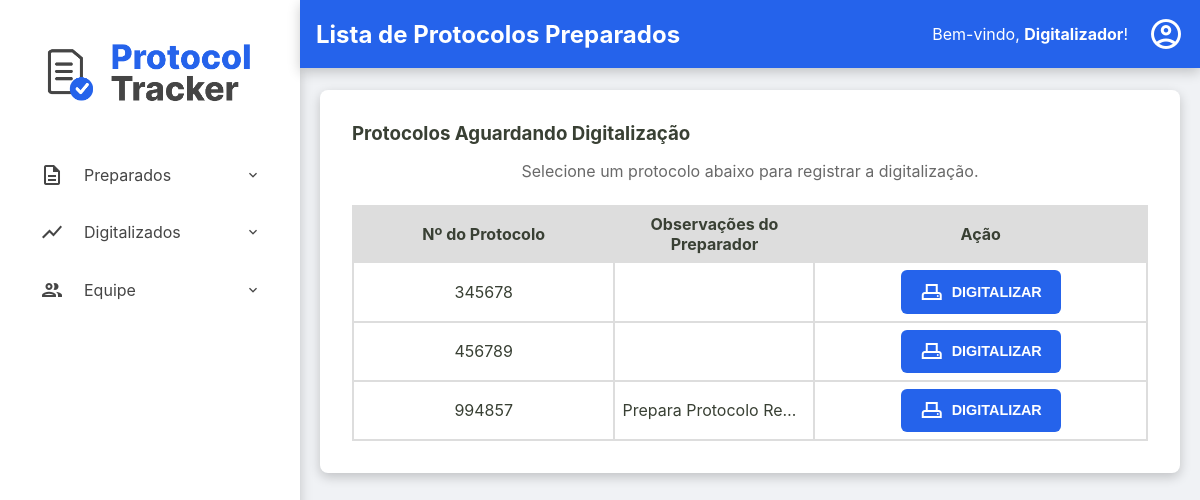
Page /digitalizadores/preparados (signed in) on the earlier database version.
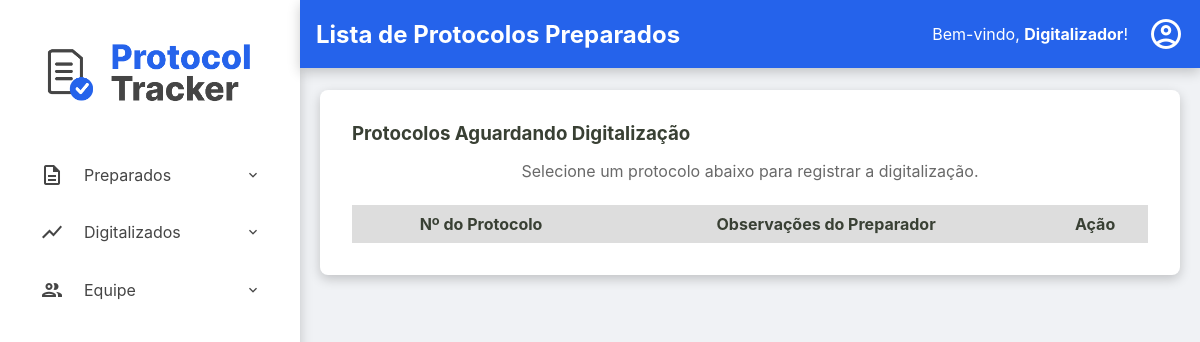
Same page on the later database version.
### tables this page shows
CREATE TABLE protocolos (
    id TEXT PRIMARY KEY,
    id_remessa TEXT NOT NULL,
    numero_protocolo TEXT NOT NULL UNIQUE,
    data_preparacao TEXT NULL,
    id_preparador INTEGER NULL,
    data_digitalizacao TEXT NULL,
    id_digitalizador INTEGER NULL,
    status TEXT NOT NULL DEFAULT 'RECEBIDO',
    quantidade_paginas INTEGER NULL CHECK (quantidade_paginas >= 0),
    observacoes TEXT NULL,
    FOREIGN KEY (id_remessa) REFERENCES remessas (id),
    FOREIGN KEY (id_preparador) REFERENCES usuarios (id),
    FOREIGN KEY (id_digitalizador) REFERENCES usuarios (id)
  );

### src/Controller/ProtocoloController.php (called while the page is built, shortened)
<?php
class ProtocoloController
{
    public function digitalizadores_listaPreparados()
    {
        try {
            $listaProtocolosPreparados = $this->protocoloRepository->findByStatus('PREPARADO');
            require __DIR__ . '/../../templates/digitalizadores/preparados.php';
        } catch (Exception $e) {
            $this->home($e->getMessage());
        }
    }
}

### src/Repository/ProtocoloRepository.php (called while the page is built, shortened)
<?php
class ProtocoloRepository implements ProtocoloRepositoryInterface
{
    private PDO $connection;
    public function __construct(PDO $connection)
    {
        $this->connection = $connection;
    }
    public function findByStatus(string $status): array
    {
        $sqlQuery = "SELECT * FROM protocolos WHERE status = :status;";
        $stmt = $this->connection->prepare($sqlQuery);
        $stmt->bindValue(':status', $status);
        $stmt->execute();
        return $this->hidrataLista($stmt);
    }
    private function hidrataLista(PDOStatement $stmt): array
    {
        $listaDeProtocolos = [];
        while($dadosProtocolo = $stmt->fetch()){
            $listaDeProtocolos[] = Protocolo::fromArray($dadosProtocolo);
        }
        return $listaDeProtocolos;
    }
}

### src/Model/Protocolo.php (called while the page is built, shortened)
<?php
class Protocolo {
    public function getId(): ?string { return $this->id; }
    public function getNumeroProtocolo(): string { return $this->numero_protocolo; }
    public function getObservacoes(): ?string { return $this->observacoes; }
    public static function fromArray(array $array): self
    {
        try {
            $data_preparacao = isset($array['data_preparacao']) ? new DateTimeImmutable($array['data_preparacao']) :  null;
            $data_digitalizacao = isset($array['data_digitalizacao']) ? new DateTimeImmutable($array['data_digitalizacao']) :  null;
        } catch (Exception $e) {
            throw new Exception("Falha ao criar data");
        }
        return new self(
            $array['id'],
            $array['id_remessa'],
            $array['numero_protocolo'],
            $data_preparacao,
            isset($array['id_preparador']) ? (int) $array['id_preparador'] : null,
            $data_digitalizacao,
            isset($array['id_digitalizador']) ? (int) $array['id_digitalizador'] : null,
            $array['status'],
            isset($array['quantidade_paginas']) ? (int) $array['quantidade_paginas'] : null,
            $array['observacoes'] ?? null,
        );
    }
}

### templates/digitalizadores/preparados.php (the view, shortened to what this page needs)
<?php require __DIR__ . '/../components/_header.php'; ?>
<div class="listagem-container">
    <h3>Protocolos Aguardando Digitalização</h3>
    <p>Selecione um protocolo abaixo para registrar a digitalização.</p>
    <table class="protocolos-table datatable-js">
        <thead>
            <tr>
                <th>Nº do Protocolo</th>
                <th>Observações do Preparador</th>
                <th class="acoes-header">Ação</th>
            </tr>
        </thead>
        <tbody>
            <?php foreach ($listaProtocolosPreparados as $protocolo): ?>
                <tr>
                    <td><?= htmlspecialchars($protocolo->getNumeroProtocolo()) ?></td>
                    <td class="coluna-observacoes" title="<?= htmlspecialchars($protocolo->getObservacoes() ?? '') ?>">
                        <?= htmlspecialchars($protocolo->getObservacoes() ?? 'N/A') ?>
                    </td>
                    <td class="acoes-cell">
                        <button
                            type="button"
                            class="btn-acao-digitalizar open-modal-digitalizar"
                            data-protocolo-id="<?= htmlspecialchars($protocolo->getId()) ?>"
                            data-protocolo-numero="<?= htmlspecialchars($protocolo->getNumeroProtocolo()) ?>"
                            data-protocolo-observacoes="<?= htmlspecialchars($protocolo->getObservacoes() ?? '') ?>"
                        >
                            <span class="material-icons-outlined">adf_scanner</span> Digitalizar
                        </button>
                    </td>
                </tr>
            <?php endforeach; ?>
        </tbody>
    </table>
</div>
<?php require __DIR__ . '/../components/_footer.php'; ?>

Differences in the rows shown:
no longer on this page (row edited): protocolos: numero_protocolo "345678"
no longer on this page (row edited): protocolos: numero_protocolo "456789"
no longer on this page (row edited): protocolos: numero_protocolo "994857", observacoes "Prepara Protocolo Re…"
